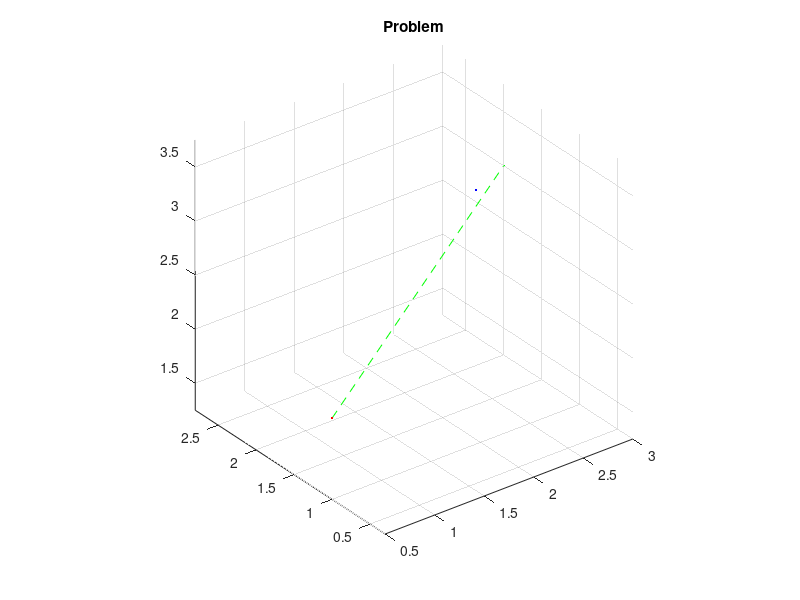
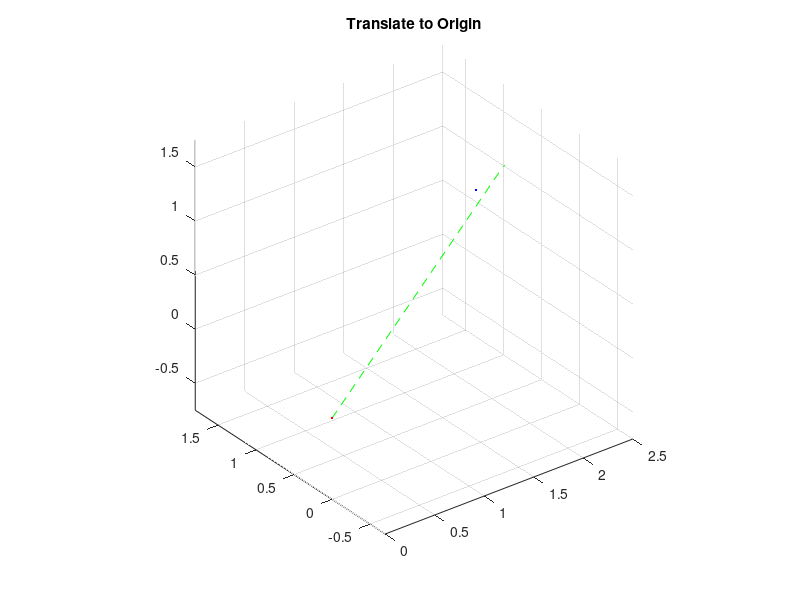
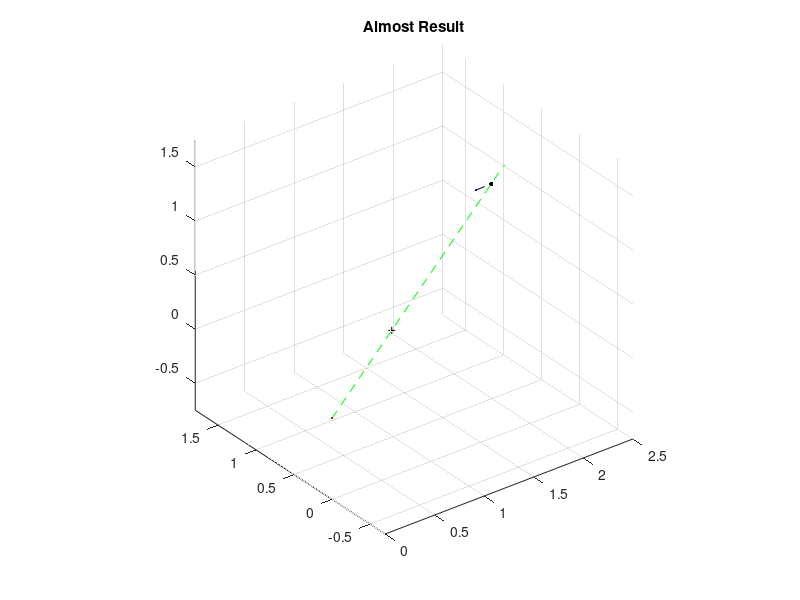
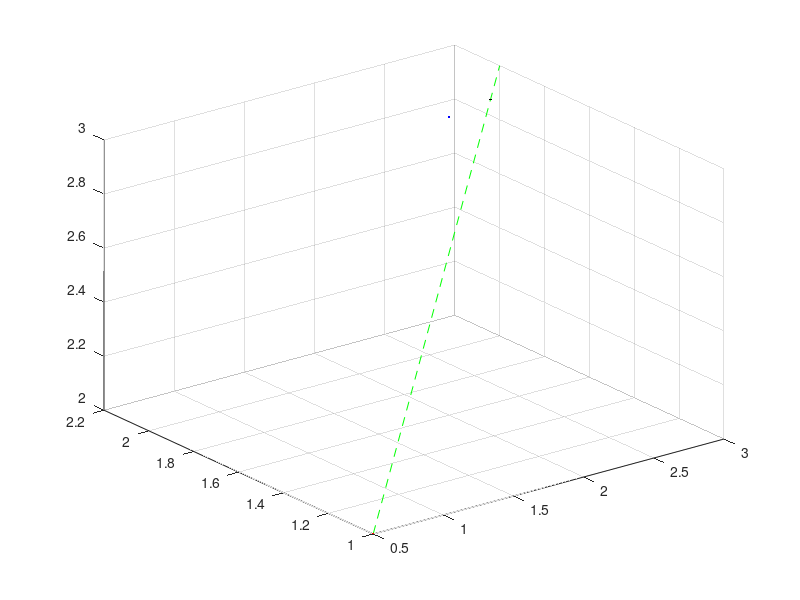

The MATLAB source for these figures, in order: (Note: this script raises an error after producing the figures.)


% Plot


% Proplem: find the point on the line defined by two endpoints which is
% closest to another arbitraty point.

% Line Segment
a = [0.5 1 2];
b = [3   2 3];
L = [a; b];

% Point
p = [2.8 2.1 2.8];

% Plot
figure(1)
clf
plot3(L(:,1), L(:,2), L(:,3), '--g');
hold on
grid on
plot3(a(1), a(2), a(3), '.r', 'MarkerSize', 5);
plot3(b(1), b(2), b(3), '.g', 'MarkerSize', 5);
plot3(p(1), p(2), p(3), '.b', 'MarkerSize', 5);
title('Problem');
axis equal




%
% Translate to the origin for simplicity
%

% Point
p = p - a;

% Line Segment
b = b - a;

Org_a = a;
a = a - a;
L = [a; b];

% Plot
figure(2)
clf
plot3(L(:,1), L(:,2), L(:,3), '--g');
hold on
grid on
plot3(a(1), a(2), a(3), '.r', 'MarkerSize', 5);
plot3(b(1), b(2), b(3), '.g', 'MarkerSize', 5);
plot3(p(1), p(2), p(3), '.b', 'MarkerSize', 5);
title('Translate to Origin');
axis equal



%
% Find the closest point on the line.
%

% Change B into a normalized vector
B = b/norm(b);

% Dot Product 
d = dot(p,B);

% vector times dot product result
P = d * B;

% Line Segment
b = b - a;
a = a - a;

% Plot

figure(3)
clf
L = [a; b];
plot3(L(:,1), L(:,2),  L(:,3), '--g');
hold on
grid on

plot3(a(1), a(2),  a(3), '.r', 'MarkerSize', 5);
plot3(b(1), b(2),  b(3), '.g', 'MarkerSize', 5);
plot3(p(1), p(2),  p(3), '.b', 'MarkerSize', 5);

plot3(B(1), B(2),  B(3), '+k', 'MarkerSize', 5);
plot3(P(1), P(2),  P(3), '.k', 'MarkerSize', 10);

L = [p; P];
plot3(L(:,1), L(:,2),  L(:,3), '--k');

axis equal
title('Almost Result');



% translate back to original space

a = Org_a;
b = b + Org_a;
p = p + Org_a;
P = P + Org_a;


figure(4)
clf
L = [a; b];
plot3(L(:,1), L(:,2),  L(:,3), '--g');
hold on
grid on
plot3(a(1), a(2), a(3), '.r', 'MarkerSize', 5);
plot3(b(1), b(2), b(3), '.g', 'MarkerSize', 5);
plot3(p(1), p(2), p(3), '.b', 'MarkerSize', 5);
plot3(P(1), P(2), P(3), '.k', 'MarkerSize', 5);
plot3(P(1), P(2), P(3), 'Ok', 'MarkerSize', 15);
title('Problem Solution');
axis equal
